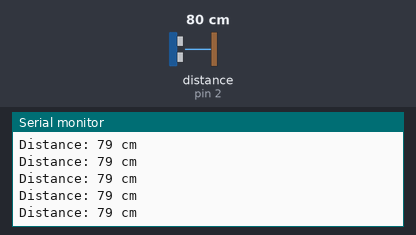
The sketch below on a simulated Arduino Uno, built with avr-gcc and run on an emulated ATmega328P. Shown: the last lines printed to the serial monitor. Wiring (inferred from the names in the program): ultrasonic range finder: trigger pin 3; echo pin 2. The inputs (shaded band) are chosen by the test bench; at power-on: distance to the obstacle (sensor on pin 2) 80 cm. The echo pulse lasts 58.3 µs per cm.

Above: at 1.2 s.
1.3 s: distance to the obstacle (sensor on pin 2) set to 2 cm
At 1.8 s:
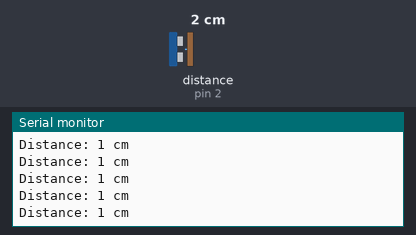
4.3 s: distance to the obstacle (sensor on pin 2) set to 120 cm
At 5.1 s:
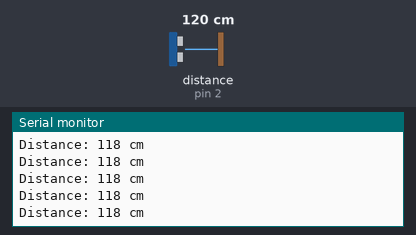
7.3 s: distance to the obstacle (sensor on pin 2) set to 18 cm
At 8.0 s:
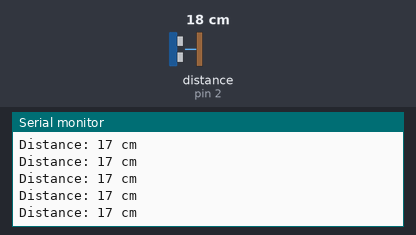
10.3 s: distance to the obstacle (sensor on pin 2) set to 250 cm
At 10.8 s:
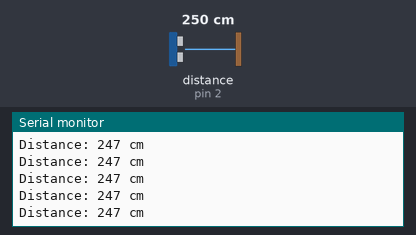
13.3 s: distance to the obstacle (sensor on pin 2) set to 4 cm
At 14.1 s:
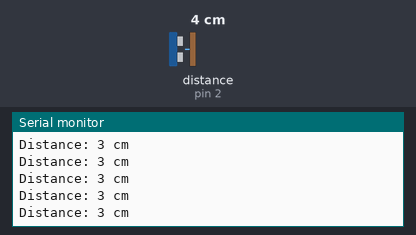
16.3 s: distance to the obstacle (sensor on pin 2) set to 35 cm
At 17.3 s:
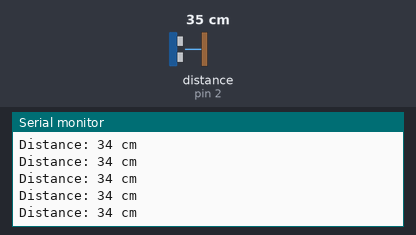
Timing chart, 0 to 19.3 s (numbered marks = the images above; inputs shaded):
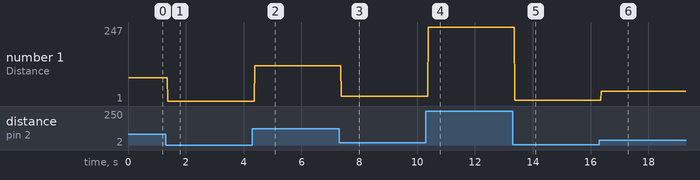

The sketch:

source_code.ino
```cpp
#define echoPin 2
#define trigPin 3

long waktu;
int jarak;

void setup() {
  pinMode(trigPin, OUTPUT);
  pinMode(echoPin, INPUT);
  Serial.begin(9600);
  Serial.println("Alat Pengukur Jarak");
}
void loop() {
  digitalWrite(trigPin, LOW);
  delayMicroseconds(2);
  digitalWrite(trigPin, HIGH);
  delayMicroseconds(10);
  digitalWrite(trigPin, LOW);
  waktu = pulseIn(echoPin, HIGH);
  jarak = waktu * 0.034 / 2;
  Serial.print("Distance: ");
  Serial.print(jarak);
  Serial.println(" cm");
}
```

Measured:
- after the input at 1.3 s, the serial monitor: prints a new line after 0.08 s (image 1)
- after the input at 4.3 s, the serial monitor: prints a new line after 0.08 s (image 2)
- after the input at 7.3 s, the serial monitor: prints a new line after 0.07 s (image 3)
- after the input at 10.3 s, the serial monitor: prints a new line after 0.08 s (image 4)
- after the input at 13.3 s, the serial monitor: prints a new line after 0.07 s (image 5)
- after the input at 16.3 s, the serial monitor: prints a new line after 0.07 s (image 6)
- plotted number 1: 79 → 1 after the input at 1.3 s, 1 → 118 after the input at 4.3 s, 118 → 17 after the input at 7.3 s, 17 → 247 after the input at 10.3 s, 247 → 3 after the input at 13.3 s
